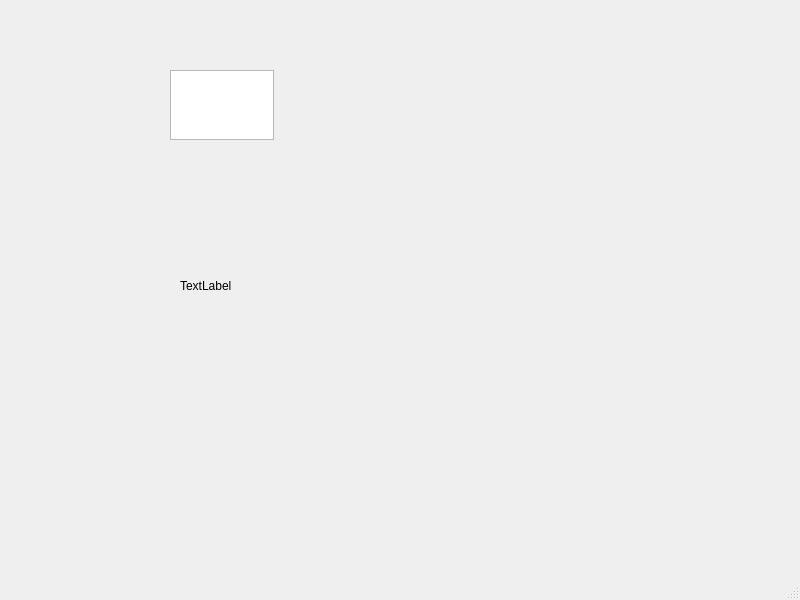
<?xml version="1.0" encoding="UTF-8"?>
<ui version="4.0">
 <class>MainWindow</class>
 <widget class="QMainWindow" name="MainWindow">
  <property name="geometry">
   <rect>
    <x>0</x>
    <y>0</y>
    <width>800</width>
    <height>600</height>
   </rect>
  </property>
  <property name="windowTitle">
   <string>MainWindow</string>
  </property>
  <widget class="QWidget" name="centralwidget">
   <widget class="QTextEdit" name="textEdit">
    <property name="geometry">
     <rect>
      <x>170</x>
      <y>70</y>
      <width>104</width>
      <height>70</height>
     </rect>
    </property>
   </widget>
   <widget class="QLabel" name="label">
    <property name="geometry">
     <rect>
      <x>180</x>
      <y>180</y>
      <width>231</width>
      <height>211</height>
     </rect>
    </property>
    <property name="text">
     <string>TextLabel</string>
    </property>
   </widget>
  </widget>
  <widget class="QMenuBar" name="menubar">
   <property name="geometry">
    <rect>
     <x>0</x>
     <y>0</y>
     <width>800</width>
     <height>21</height>
    </rect>
   </property>
  </widget>
  <widget class="QStatusBar" name="statusbar"/>
 </widget>
 <resources/>
 <connections/>
</ui>
